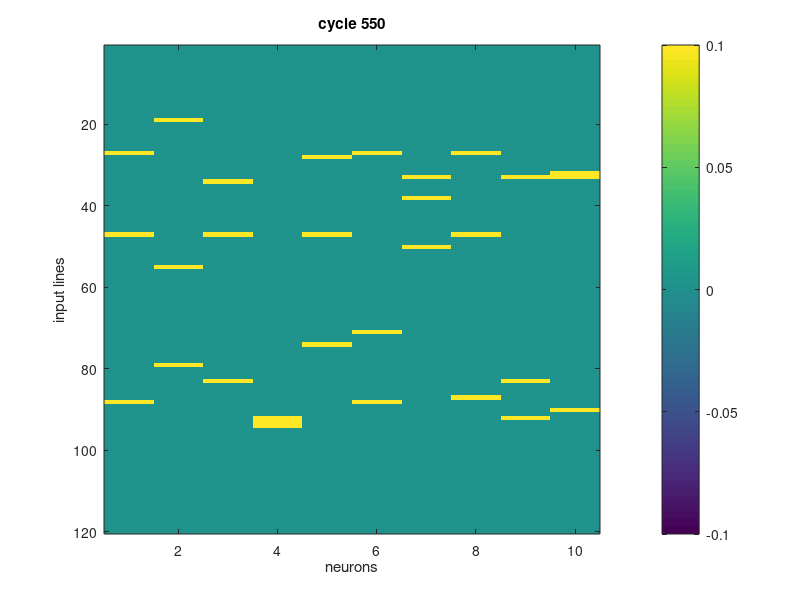

Write MATLAB code to recreate this figure.
function runSynaptogenesisModel()
%% FUNCTION Runs simulation of neurons using
% adaptive synaptogenesis by Adelsberger-Magnan and Levy
% Chris Kaylin & Blake Thomas, 2014
% modified by Harang Ju, 2015

tic

% --------------------
%%   Random Seeds
% --------------------

% Seed random number generator (rng), only for Matlab
% rng used for synaptogenesis (+ initial connections)
%     and input generation
seed = 9711963;
rng(seed);
% Use randomInputSeed for a separate rng for input generation
% randomInputSeed = 1;
% randomStream = RandStream.create('mt19937ar', 'Seed', randomInputSeed);

% --------------------
%%     Functions
% --------------------

% input function
% returns a block of input patterns
% column: an input pattern
% row: an input line
asciiLoad = load('ascii.mat');
% 9 is +
% 11 is 0
asciiInputs = repmat(asciiLoad.ascii(:, [9 11]), 1, 100);
function inputset = getInput
  inputset = asciiInputs;
  % inputset = getInputs
end

% returns a batch of input blocks
BatchSize = 100;
function batchInput = getBatchInput(batchSize)
  [featureCount, inputPatternCount] = size(getInput);
  batchInput = zeros(featureCount, inputPatternCount * batchSize);
  for b = 1 : batchSize
    batchInput(:, (b-1)*inputPatternCount + 1 : b*inputPatternCount) = getInput;
  end
end

% --------------------
%%     Constants
% --------------------

disp('Setting parameters.');

Directory = 'results'; % to which to save results
NeuronCount = 10; % Number of output neurons
TotalPresentations = 20000; % max number of presentations of input blocks
PresentationsPerCycle = 1; % number of presentations of a given input block
CycleCount = floor(TotalPresentations / PresentationsPerCycle);
FireThreshold = 1.0;
ReceptivityThreshold = 0.1; % receptive to synaptogenesis
  % as long as activity < ReceptivityThreshold
AvidityCo = 0.0; % * 0.01;
Epsilon = 0.001; % learning constant of the synaptic modification rule
Gamma = 0.001; % constant of the probability of synaptogenesis
InitialWeightValue = 0.1; % value of the weight of new connections
WeightThreshold = 0.01; % connection gets deleted if the weight falls below 0.05
Alpha = 0.25;
RandConnectivity = 0.01;
StabilityThreshold = 200; % network stable after [threshold] cycles w/o changes in synapse count
BlockModificationOn = false;
RandomInitializationOn = false; % random initialization of weights
SheddingOn = true;
SynaptogenesisOn = true;
InitialSynapseCountPerNeuron = 1;
DisplayCycle = 50;
[FeatureCount, InputPatternCount] = size(getInput);

% --------------------
%%   Initialization
% --------------------

disp('Initializing variables.');

W = zeros(FeatureCount, NeuronCount); % the weight matrix
connectivity = zeros(FeatureCount, NeuronCount);
newConnectivity = zeros(FeatureCount, NeuronCount);
recentActivity = ReceptivityThreshold / 2 * ones(1, NeuronCount);
receptivity = zeros(1, NeuronCount);
avidity = zeros(FeatureCount, 1);
stabilityCount = 0;
deltaW = zeros(FeatureCount, NeuronCount);
connectedW = zeros(FeatureCount, NeuronCount);
newConnections = zeros(FeatureCount, NeuronCount);
shedConnections = zeros(FeatureCount, NeuronCount);
cycle = 1;
Ex = repmat(mean(getBatchInput(BatchSize), 2), 1, InputPatternCount);

% synaptogenesis & shedding data
synapseCount = zeros(NeuronCount, CycleCount);
synaptogenesisCount = zeros(NeuronCount, CycleCount);
synapticSheddingCount = zeros(NeuronCount, CycleCount);
meanPostExcitation = zeros(NeuronCount, CycleCount);
meanFiringsPerCycle = zeros(NeuronCount, CycleCount);
activityOverTime = zeros(NeuronCount, CycleCount);
synapseCountPresyn = zeros(FeatureCount, CycleCount);
firingsPresyn = zeros(FeatureCount, CycleCount);
connectionsAfterShedding = zeros(FeatureCount, NeuronCount);
weightLength = zeros(NeuronCount, CycleCount);

% initialize W with some random connections
for n = 1 : NeuronCount
  randpermFeatures = randperm(FeatureCount);
  connectivity(randpermFeatures(1:InitialSynapseCountPerNeuron), n) = 1;
end
W = InitialWeightValue .* connectivity(:, :);
newConnectivity = connectivity;

% Random weight initialization
if RandomInitializationOn
  W = (1 - WeightThreshold) * connectivity(:, :);
  W = W .* (rand(size(W)) + WeightThreshold);
end

% track synapse count
synapseCount(:, cycle) = sum(connectivity);
synapseCountPresyn(:, cycle) = sum(connectivity, 2);

% --------------------
%%  Begin simulation
% --------------------

disp('Started simulation.')

for cycle = 2 : CycleCount

  % ---------------------------------
  %      Update Stability Count
  % ---------------------------------

  stabilityCount = stabilityCount + 1;

  % ---------------------------------
  %           Get Inputs
  % ---------------------------------

  % get new inputs
  inputset = getInput;

  % calculate x_i - E[X] as "zeroCenteredInput"
  zeroCenteredInput = inputset - Ex;
  
  % ---------------------------------
  % Associative Synaptic Modification
  % ---------------------------------

  for presentation = 1 : PresentationsPerCycle

    % individual modification
    % update W for each prototype

    for inputPatternIndex = randperm(InputPatternCount)

      % Wpos = W - min(0, min(min(W)));
      Wexcite = W .* (W >= WeightThreshold);

      % get the postsynaptic excitation
      postsynExcitation = inputset(:, inputPatternIndex)' * Wexcite;
      % get (x_i - E[X_i] - w_i) as "presynTerm"
      presynTerm = repmat(zeroCenteredInput(:, inputPatternIndex), 1, NeuronCount) - W;
      % presynTerm = repmat(inputset(:, inputPatternIndex), 1, NeuronCount) - W;
      % get ∆w = e * y * (x_i - E[X_i] - w_i)
      deltaW = Epsilon * repmat(postsynExcitation, FeatureCount, 1) .* presynTerm;
      % update W with deltaW & keep ∆w's that have connections %
      W = W + deltaW .* connectivity;

    end % inputPatternIndex

  end % presentations loop

  % ---------------------------
  %        Track Data
  % ---------------------------

  z = inputset' * W > FireThreshold;
  recentActivity = (1 - Alpha) .* recentActivity + Alpha * mean(z);
  activityOverTime(:, cycle) = recentActivity;
  firingsPresyn(:, cycle) = synapseCountPresyn(:, cycle-1) .* sum(inputset, 2);
  meanFiringsPerCycle(:, cycle) = mean(z);
  meanPostExcitation(:, cycle) = postsynExcitation;

  % ---------------------------
  %     Synaptic Shedding
  % ---------------------------

  % get connections to shed that are already connected
  connectionsToShed = (W < WeightThreshold) & connectivity;
  % update connectivity (if shedding is turned on)
  connectivity = connectivity - (SheddingOn .* connectionsToShed);
  % update weights 
  W = W .* connectivity;
  % if a synapse was shed, reset stability count
  stabilityCount = stabilityCount * ~nnz(connectionsToShed);
  % track synaptic shedding
  synapticSheddingCount(:, cycle) = sum(connectionsToShed);
  
  % ---------------------------
  %    Check for Stability
  % ---------------------------

  % check to see if connections are stable
  if (stabilityCount > StabilityThreshold)
    break
  end

  % ---------------------------
  %       Synaptogenesis
  % ---------------------------

  % calculate receptivity
  receptivity = recentActivity < ReceptivityThreshold;
  % get probability of synaptogenesis
  pSynaptogenesis = repmat(Gamma * receptivity, FeatureCount, 1);
  % get new connections (that are not already connections)
  newConnections = pSynaptogenesis > rand(size(connectivity));
  % remove new connections if they are already connected (if synaptogenesis on)
  newConnections = SynaptogenesisOn .* newConnections & ~connectivity;
  % update connectivity (if synaptogenesis is on)
  connectivity = connectivity + newConnections;
  % update weights
  W = W + InitialWeightValue * newConnections;
  % if new connections made, reset stabilityCount
  stabilityCount = stabilityCount * ~nnz(newConnections);
  % track synaptogenesis
  synaptogenesisCount(:, cycle) = sum(newConnections);

  % ---------------------------
  %        Track Data
  % ---------------------------
  
  % track synapse count
  synapseCount(:, cycle) = sum(connectivity);
  synapseCountPresyn(:, cycle) = sum(connectivity, 2);

  % ---------------------------
  %        Display Data
  % ---------------------------  

  if mod(cycle, DisplayCycle) == 0
    imagesc(W); title(['cycle ', num2str(cycle)]);
    xlabel('neurons'); ylabel('input lines');
    colorbar; caxis([-0.1 0.1])
    pause(0.001);
  end

end % cycle

disp('Done.');

toc

% ---------------------------
%   Truncate & Save Data
% ---------------------------

disp('Saving data.');

if exist(Directory, 'dir') == 0
  mkdir(Directory);
elseif exist(Directory, 'dir') ~= 7
  disp([Directory, ' is not a directory. Change "Directory".']);
  return
end

synapseCount = synapseCount(:, 1:(cycle-1))';
synaptogenesisCount = synaptogenesisCount(:, 1:(cycle-1))';
synapticSheddingCount = synapticSheddingCount(:, 1:(cycle-1))';
activityOverTime = activityOverTime(:, 1:(cycle-1))';
meanFiringsPerCycle = meanFiringsPerCycle(:, 1:(cycle-1))';
synapseCountPresyn = synapseCountPresyn(:, 1:(cycle-1))';
firingsPresyn = firingsPresyn(:, 1:(cycle-1))';
meanPostExcitation = meanPostExcitation(:, 1:(cycle-1))';
weightLength = weightLength(:, 1:(cycle-1))';

% save data
save([Directory, '/', 'finalWeights.mat'], 'W');
save([Directory, '/', 'synapseCount.mat'], 'synapseCount');
save([Directory, '/', 'synaptogenesisCount.mat'], 'synaptogenesisCount');
save([Directory, '/', 'synapticSheddingCount.mat'], 'synapticSheddingCount');
save([Directory, '/', 'activityOverTime.mat'], 'activityOverTime');
save([Directory, '/', 'meanFiringsPerCycle.mat'], 'meanFiringsPerCycle');
save([Directory, '/', 'synapseCountPresyn.mat'], 'synapseCountPresyn');
save([Directory, '/', 'meanPostExcitation.mat'], 'meanPostExcitation');
save([Directory, '/', 'weightLength.mat'], 'weightLength');

disp(['Saved results to folder named "' Directory '"']);

end
